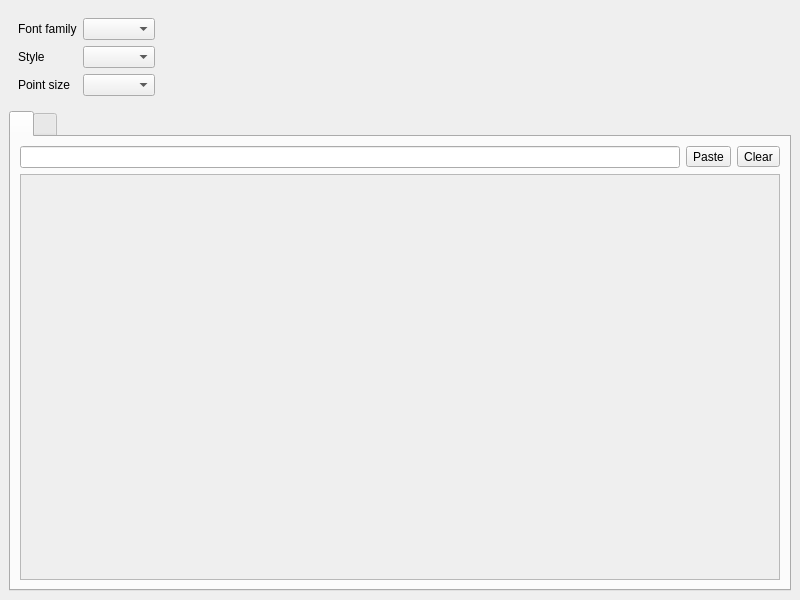
<?xml version="1.0" encoding="UTF-8"?>
<ui version="4.0">
 <class>MainWindow</class>
 <widget class="QMainWindow" name="MainWindow">
  <property name="geometry">
   <rect>
    <x>0</x>
    <y>0</y>
    <width>800</width>
    <height>600</height>
   </rect>
  </property>
  <property name="windowTitle">
   <string>MainWindow</string>
  </property>
  <widget class="QWidget" name="centralwidget">
   <layout class="QGridLayout" name="gridLayout">
    <item row="0" column="0">
     <layout class="QVBoxLayout" name="verticalLayout">
      <item>
       <widget class="QWidget" name="widget_top" native="true">
        <layout class="QGridLayout" name="gridLayout_3">
         <item row="0" column="0">
          <layout class="QHBoxLayout" name="horizontalLayout_5">
           <item>
            <layout class="QVBoxLayout" name="verticalLayout_2">
             <item>
              <layout class="QHBoxLayout" name="horizontalLayout_3">
               <item>
                <widget class="QLabel" name="label_family">
                 <property name="text">
                  <string>Font family</string>
                 </property>
                </widget>
               </item>
               <item>
                <widget class="QComboBox" name="comboBox_family"/>
               </item>
              </layout>
             </item>
             <item>
              <layout class="QHBoxLayout" name="horizontalLayout">
               <item>
                <widget class="QLabel" name="label_style">
                 <property name="text">
                  <string>Style</string>
                 </property>
                </widget>
               </item>
               <item>
                <widget class="QComboBox" name="comboBox_style"/>
               </item>
              </layout>
             </item>
             <item>
              <layout class="QHBoxLayout" name="horizontalLayout_4">
               <item>
                <widget class="QLabel" name="label_size">
                 <property name="text">
                  <string>Point size</string>
                 </property>
                </widget>
               </item>
               <item>
                <widget class="QComboBox" name="comboBox_sz"/>
               </item>
              </layout>
             </item>
            </layout>
           </item>
           <item>
            <spacer name="horizontalSpacer">
             <property name="orientation">
              <enum>Qt::Horizontal</enum>
             </property>
             <property name="sizeHint" stdset="0">
              <size>
               <width>40</width>
               <height>20</height>
              </size>
             </property>
            </spacer>
           </item>
           <item>
            <widget class="QLabel" name="label_info">
             <property name="text">
              <string/>
             </property>
            </widget>
           </item>
          </layout>
         </item>
        </layout>
       </widget>
      </item>
      <item>
       <widget class="QTabWidget" name="tabWidget">
        <property name="currentIndex">
         <number>0</number>
        </property>
        <widget class="QWidget" name="tab_text">
         <attribute name="title">
          <string/>
         </attribute>
         <layout class="QGridLayout" name="gridLayout_tab_text">
          <item row="0" column="0">
           <layout class="QHBoxLayout" name="horizontalLayout_2">
            <item>
             <widget class="QLineEdit" name="lineEdit"/>
            </item>
            <item>
             <widget class="QToolButton" name="toolButton_paste">
              <property name="text">
               <string>Paste</string>
              </property>
             </widget>
            </item>
            <item>
             <widget class="QToolButton" name="toolButton_clear">
              <property name="text">
               <string>Clear</string>
              </property>
             </widget>
            </item>
           </layout>
          </item>
          <item row="1" column="0">
           <widget class="QScrollArea" name="scrollArea">
            <property name="widgetResizable">
             <bool>true</bool>
            </property>
            <widget class="QWidget" name="scrollAreaWidgetContents">
             <property name="geometry">
              <rect>
               <x>0</x>
               <y>0</y>
               <width>756</width>
               <height>380</height>
              </rect>
             </property>
             <layout class="QGridLayout" name="gridLayout_2">
              <item row="1" column="0">
               <widget class="QLabel" name="label_preview">
                <property name="text">
                 <string/>
                </property>
               </widget>
              </item>
             </layout>
            </widget>
           </widget>
          </item>
         </layout>
        </widget>
        <widget class="QWidget" name="tab_sample">
         <attribute name="title">
          <string/>
         </attribute>
         <layout class="QGridLayout" name="gridLayout_tab_sample"/>
        </widget>
       </widget>
      </item>
     </layout>
    </item>
   </layout>
  </widget>
 </widget>
 <resources/>
 <connections/>
</ui>
